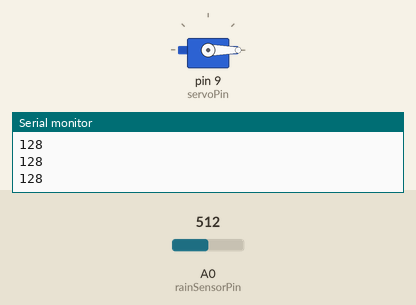
Bench run of a sketch on a simulated Arduino Uno, built with avr-gcc and run on an emulated ATmega328P. On the bench: servo, the last lines printed to the serial monitor. The test bench sets the inputs (shaded band); at power-on: A0 (rainSensorPin) = 512.

Above: at 1.3 s.
1.4 s: A0 (rainSensorPin) set to 354
2.9 s: A0 (rainSensorPin) set to 332
At 3.47 s:
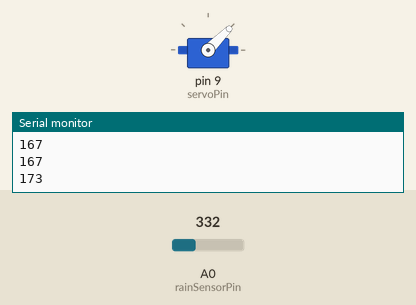
At 4.3 s:
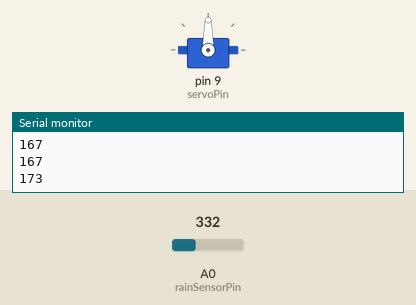
Timing chart, 0 to 11.9 s (numbered marks = the images above; inputs shaded):
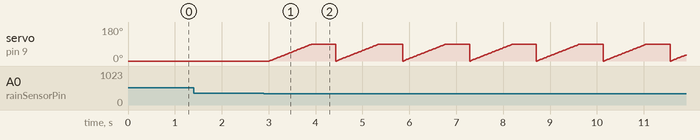

Measured:
- the behaviour switches between 341 and 340 on A0 (rainSensorPin) (found by bisection; images 0 and 1)
- after the input at 2.9 s, servo on pin 9 (servoPin): ramps from 0° to 90° and jumps back, once every 1.4 s

The sketch:

rain-sensor-servo.ino
```cpp
#include <Servo.h>

const int rainSensorPin = A0;
const int servoPin = 9;

Servo myServo;

void setup() {
  Serial.begin(9600);
  myServo.attach(servoPin);
  pinMode(A0,INPUT);
}

void loop() {
  int rainValue = analogRead(A0);

  int Value = map(rainValue, 0, 1023, 255, 0); // map the 10-bit data to 8-bit data
 Serial.println(Value);

  if (Value > 170) {
    // It's raining, continuously move the servo from 0 to 90 degrees
    for (int angle = 0; angle <= 90; angle++) {
      myServo.write(angle);
      delay(10); // Adjust the delay as needed

      // Check if it has stopped raining
      if (analogRead(rainSensorPin) <= 170) {
        break; // Exit the loop if it's no longer raining
      }
    }
  } else {
    // It's not raining, move the servo to 0 degrees
    myServo.write(0);
  }

  delay(500);
}
```
